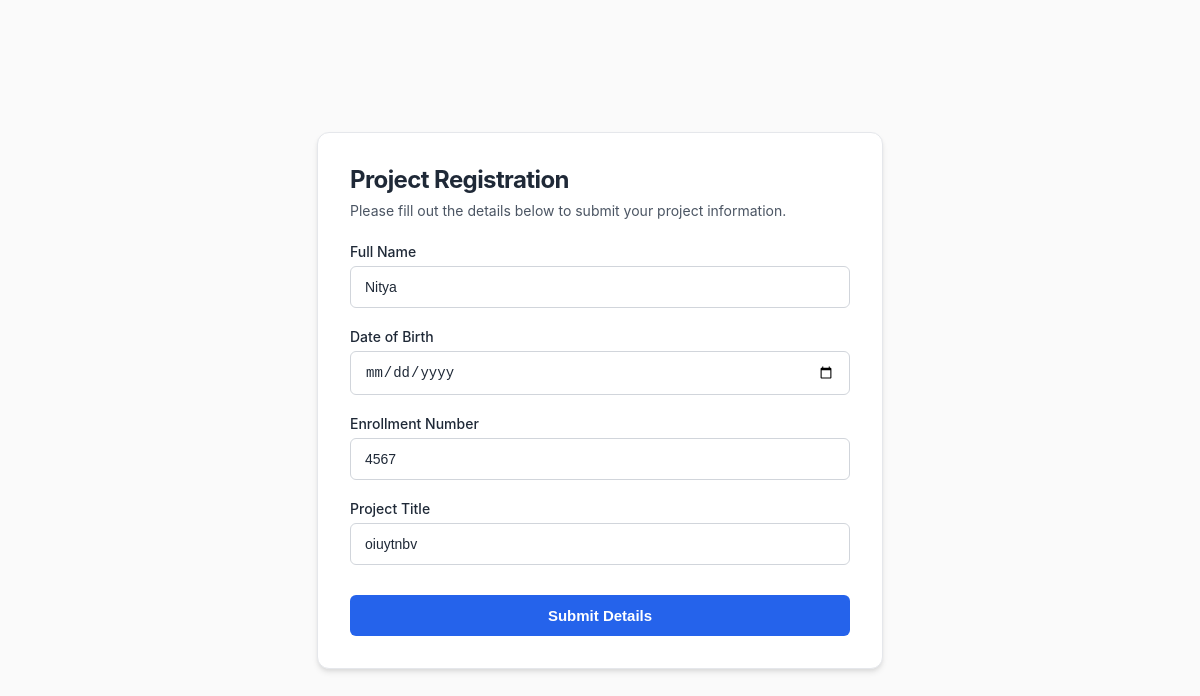
Page /update3 on the committed database.
### mypro/models.py (models this page shows, shortened)
class Student(models.Model):
    Name=models.CharField()
    DOB=models.DateField()
    enrollment=models.IntegerField()
    project_title=models.CharField()

### mypro/views.py (the view, shortened to what this page needs)
# urls.py: path("update<int:id>",views.update,name="update"),
def update(request,id):
    d=get_object_or_404(Student,id=id)
    return render(request,"update.html",{"d":d})

### mypro/templates/update.html (shortened to what this page needs)
<!DOCTYPE html>
<html lang="en">
<head>
</head>
<body>
    <div class="form-container">
        <h2 class="form-title">Project Registration</h2>
        <p class="form-subtitle">Please fill out the details below to submit your project information.</p>
        <form action="" method="POST">
            <div class="form-group">
                <label for="name">Full Name</label>
                <input type="text" id="name" name="Name" placeholder="Enter your name" required value="{{d.Name}}">
            </div>
            <div class="form-group">
                <label for="dob">Date of Birth</label>
                <input type="date" id="dob" name="DOB" required value="{{d.DOB}}">
            </div>
            <div class="form-group">
                <label for="enrollment">Enrollment Number</label>
                <input type="text" id="enrollment" name="enrollment" placeholder="Enter your enrollment" required value="{{d.enrollment}}">
            </div>
            <div class="form-group">
                <label for="title">Project Title</label>
                <input type="text" id="title" name="project_title" placeholder="Enter your project title" required value="{{d.project_title}}">
            </div>
            <button type="submit" class="submit-btn">Submit Details</button>
        </form>
    </div>
</body>
</html>

### mypro/templates/update.html (style rules this page uses)
:root { --primary: #2563eb; --primary-hover: #1d4ed8; --text-main: #1f2937; --text-muted: #4b5563; --bg-body: #fafafa; --bg-card: #ffffff; --border-color: #d1d5db; --border-focus: #3b82f6; --shadow: 0 4px 6px -1px rgba(0, 0, 0, 0.1), 0 2px 4px -1px rgba(0, 0, 0, 0.06); }
body { font-family: -apple-system, BlinkMacSystemFont, "Segoe UI", Roboto, Helvetica, Arial, sans-serif; color: var(--text-main); background-color: var(--bg-body); display: flex; justify-content: center; align-items: center; min-height: 100vh; margin: 0; padding: 20px; box-sizing: border-box; }
.form-container { background-color: var(--bg-card); padding: 32px; border-radius: 12px; box-shadow: var(--shadow); width: 100%; max-width: 500px; border: 1px solid #e5e7eb; }
.form-title { margin: 0 0 8px 0; font-size: 24px; font-weight: 700; letter-spacing: -0.025em; }
.form-subtitle { margin: 0 0 24px 0; font-size: 14px; color: var(--text-muted); }
.form-group { margin-bottom: 20px; }
label { display: block; font-size: 14px; font-weight: 500; margin-bottom: 6px; color: var(--text-main); }
input[type="text"], input[type="date"] { width: 100%; padding: 12px 14px; font-size: 14px; border: 1px solid var(--border-color); border-radius: 6px; background-color: #fff; color: var(--text-main); box-sizing: border-box; transition: all 0.2s ease; }
input::placeholder { color: #9ca3af; }
.submit-btn { width: 100%; padding: 12px; background-color: var(--primary); color: #ffffff; border: none; border-radius: 6px; font-size: 15px; font-weight: 600; cursor: pointer; transition: background-color 0.2s ease; margin-top: 10px; }

### rows in the picture
Student: Name "Nitya", enrollment "4567", project_title "oiuytnbv"
